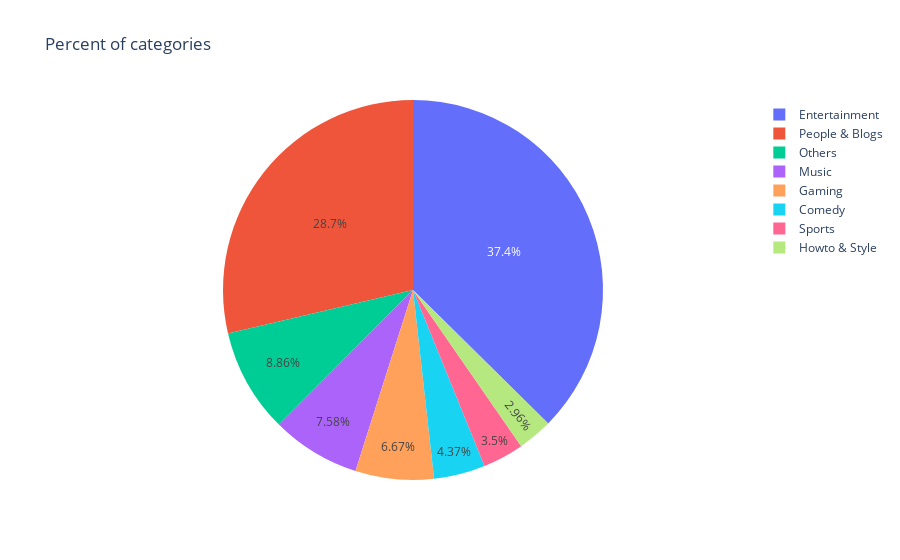

Here is the notebook cell this chart was saved with:
### Code cell
px.pie(category_pie, values='count', names='category', title='Percent of categories')

### Figure 1 — Plotly figure (JSON) as saved in the notebook; plotly's stock layout.template omitted (floating-point values rounded to 4 significant figures)
{"data": [{"domain": {"x": [0, 1], "y": [0, 1]}, "hovertemplate": "category=%{label}<br>count=%{value}<extra></extra>", "labels": ["Comedy", "Entertainment", "Gaming", "Howto & Style", "Music", "Others", "People & Blogs", "Sports"], "legendgroup": "", "name": "", "showlegend": true, "type": "pie", "values": [830, 7103, 1266, 562, 1439, 1683, 5445, 665]}], "layout": {"legend": {"tracegroupgap": 0}, "title": {"text": "Percent of categories"}}}
